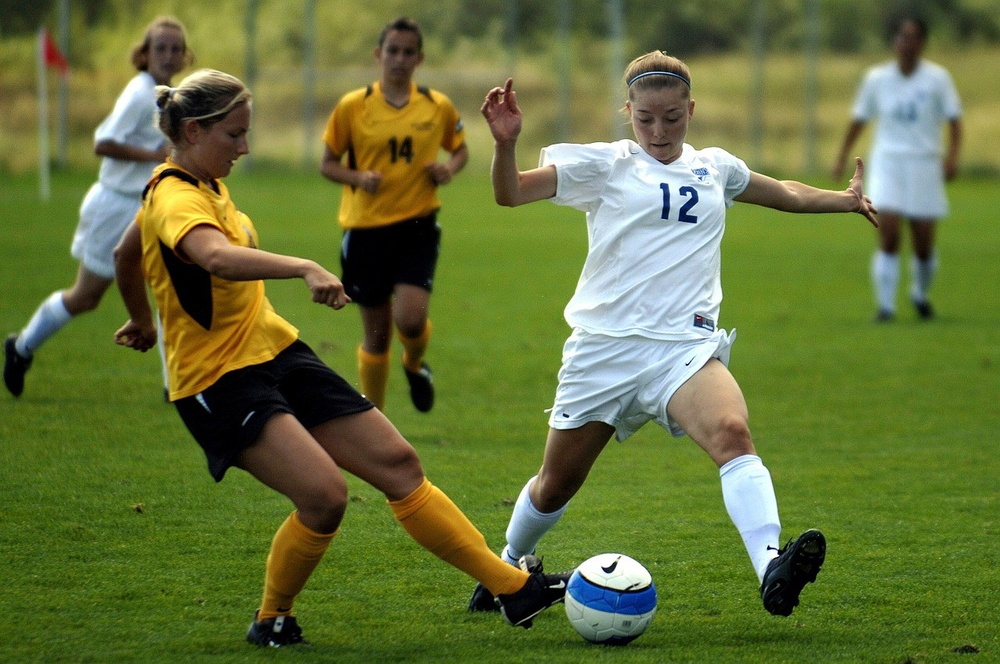
#> input picture image.jpeg, 1000 x 664 px, shrunk from 1280 x 850 before the run
$ python dominant_color.py
#> lines starting #> are read from the running program, lines starting #| are printed output that depends on the picture
# 80DA Citation: Code is from https://code.likeagirl.io/finding-dominant-colour-on-an-image-b4e075f98097

import cv2
import numpy as np
import matplotlib.pyplot as plt
from sklearn.cluster import KMeans
# added
from PIL import Image

def find_histogram(clt):
    """
    create a histogram with k clusters
    :param: clt
    :return:hist
    """
    numLabels = np.arange(0, len(np.unique(clt.labels_)) + 1)
    (hist, _) = np.histogram(clt.labels_, bins=numLabels)

    hist = hist.astype("float")
    hist /= hist.sum()

    return hist
def plot_colors2(hist, centroids):
    bar = np.zeros((50, 300, 3), dtype="uint8")
    startX = 0

    for (percent, color) in zip(hist, centroids):
        # plot the relative percentage of each cluster
        endX = startX + (percent * 300)
        cv2.rectangle(bar, (int(startX), 0), (int(endX), 50),
                      color.astype("uint8").tolist(), -1)
        startX = endX

    # return the bar chart
    return bar

img = cv2.imread("image.jpeg")
#> img is the input picture: shape (664, 1000, 3); mean B, G, R 58.2, 114.2, 101.6
img = cv2.cvtColor(img, cv2.COLOR_BGR2RGB)

img = img.reshape((img.shape[0] * img.shape[1],3)) #represent as row*column,channel number
clt = KMeans(n_clusters=3) #cluster number
clt.fit(img)

hist = find_histogram(clt)
bar = plot_colors2(hist, clt.cluster_centers_)
#> after the loop in plot_colors2, `for (percent, color) in zip(hist, centroids):`:
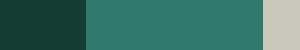
#> bar: shape (50, 300, 3); mean of channels 0, 1, 2 101.3, 113.8, 58.3; drawn as B, G, R

plt.axis("off")
plt.imshow(bar)
plt.show()
